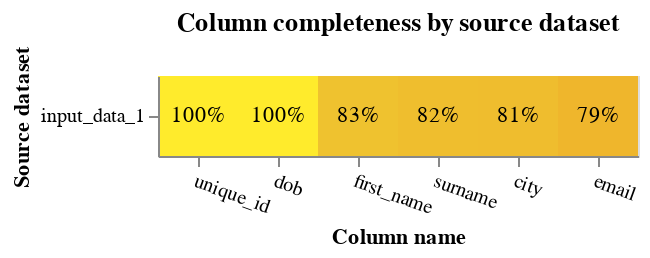

Notebook code for this chart:
### Markdown cell above
# Completeness Chart
- percentage of missing values per column can be found

### Code cell
from splink.exploratory import completeness_chart
from splink import DuckDBAPI

db_api = DuckDBAPI()
completeness_chart(df, db_api=db_api)

### Figure 1 — Vega-Lite specification as saved in the notebook (floating-point values rounded to 4 significant figures)
{"config": {"view": {"continuousWidth": 400, "continuousHeight": 300}}, "layer": [{"mark": "rect", "encoding": {"color": {"field": "completeness", "legend": null, "scale": {"scheme": "darkred", "zero": true}, "type": "quantitative"}, "tooltip": [{"field": "source_dataset", "title": "Source dataset", "type": "nominal"}, {"field": "total_rows_inc_nulls", "format": ",", "title": "# of records", "type": "quantitative"}, {"field": "column_name", "title": "Column name", "type": "nominal"}, {"field": "total_null_rows", "format": ",", "title": "# of nulls", "type": "quantitative"}, {"field": "completeness", "format": ".1%", "type": "quantitative"}], "x": {"axis": {"labelAngle": 20}, "field": "column_name", "sort": {"field": "mean_comp", "order": "descending"}, "title": "Column name", "type": "nominal"}, "y": {"field": "source_dataset", "title": "Source dataset", "type": "nominal"}}, "title": "Column completeness by source dataset", "transform": [{"joinaggregate": [{"op": "mean", "field": "completeness", "as": "mean_comp"}], "groupby": ["column_name"]}]}, {"mark": {"type": "text"}, "encoding": {"color": {"condition": {"test": "datum['completeness'] < 0.5", "value": "white"}, "value": "black"}, "text": {"field": "completeness", "format": ".0%", "type": "quantitative"}, "x": {"axis": {"labelAngle": 0}, "field": "column_name", "sort": {"field": "mean_comp", "order": "descending"}, "type": "nominal"}, "y": {"field": "source_dataset", "type": "nominal"}}, "transform": [{"joinaggregate": [{"op": "mean", "field": "completeness", "as": "mean_comp"}], "groupby": ["column_name"]}]}], "data": {"name": "data-e4f04a802b5a42ba251a1bb89207719c"}, "height": {"step": 40}, "width": {"step": 40}, "$schema": "https://vega.github.io/schema/vega-lite/v5.9.3.json", "datasets": {"data-e4f04a802b5a42ba251a1bb89207719c": [{"source_dataset": "input_data_1", "column_name": "unique_id", "total_null_rows": 0, "total_rows_inc_nulls": 1000, "completeness": 1.0}, {"source_dataset": "input_data_1", "column_name": "first_name", "total_null_rows": 169, "total_rows_inc_nulls": 1000, "completeness": 0.831}, {"source_dataset": "input_data_1", "column_name": "surname", "total_null_rows": 181, "total_rows_inc_nulls": 1000, "completeness": 0.819}, {"source_dataset": "input_data_1", "column_name": "dob", "total_null_rows": 0, "total_rows_inc_nulls": 1000, "completeness": 1.0}, {"source_dataset": "input_data_1", "column_name": "city", "total_null_rows": 187, "total_rows_inc_nulls": 1000, "completeness": 0.813}, {"source_dataset": "input_data_1", "column_name": "email", "total_null_rows": 211, "total_rows_inc_nulls": 1000, "completeness": 0.789}]}}
